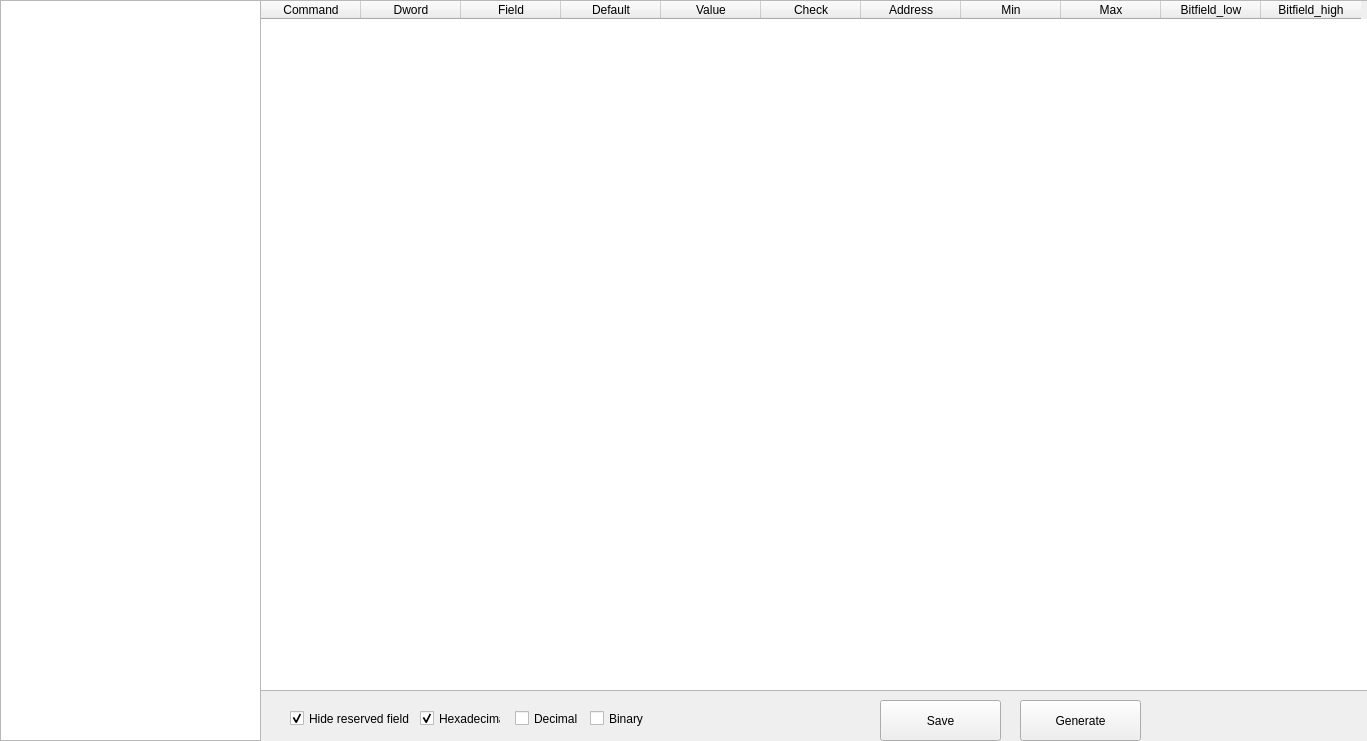
<?xml version="1.0" encoding="UTF-8"?>
<ui version="4.0">
 <class>FormCommandInfo</class>
 <widget class="QWidget" name="FormCommandInfo">
  <property name="geometry">
   <rect>
    <x>0</x>
    <y>0</y>
    <width>1367</width>
    <height>741</height>
   </rect>
  </property>
  <property name="windowTitle">
   <string>Form</string>
  </property>
  <widget class="QTreeWidget" name="treeWidgetCmd">
   <property name="geometry">
    <rect>
     <x>0</x>
     <y>0</y>
     <width>261</width>
     <height>741</height>
    </rect>
   </property>
   <property name="wordWrap">
    <bool>false</bool>
   </property>
   <property name="columnCount">
    <number>1</number>
   </property>
   <attribute name="headerVisible">
    <bool>false</bool>
   </attribute>
   <column>
    <property name="text">
     <string notr="true">1</string>
    </property>
   </column>
  </widget>
  <widget class="QTableWidget" name="tableWidgetCmd">
   <property name="geometry">
    <rect>
     <x>260</x>
     <y>0</y>
     <width>1111</width>
     <height>691</height>
    </rect>
   </property>
   <column>
    <property name="text">
     <string>Command</string>
    </property>
   </column>
   <column>
    <property name="text">
     <string>Dword</string>
    </property>
   </column>
   <column>
    <property name="text">
     <string>Field</string>
    </property>
   </column>
   <column>
    <property name="text">
     <string>Default</string>
    </property>
   </column>
   <column>
    <property name="text">
     <string>Value</string>
    </property>
   </column>
   <column>
    <property name="text">
     <string>Check</string>
    </property>
   </column>
   <column>
    <property name="text">
     <string>Address</string>
    </property>
   </column>
   <column>
    <property name="text">
     <string>Min</string>
    </property>
   </column>
   <column>
    <property name="text">
     <string>Max</string>
    </property>
   </column>
   <column>
    <property name="text">
     <string>Bitfield_low</string>
    </property>
   </column>
   <column>
    <property name="text">
     <string>Bitfield_high</string>
    </property>
   </column>
  </widget>
  <widget class="QPushButton" name="pushButtonSave">
   <property name="geometry">
    <rect>
     <x>880</x>
     <y>700</y>
     <width>121</width>
     <height>41</height>
    </rect>
   </property>
   <property name="text">
    <string>Save</string>
   </property>
  </widget>
  <widget class="QPushButton" name="pushButtonGen">
   <property name="geometry">
    <rect>
     <x>1020</x>
     <y>700</y>
     <width>121</width>
     <height>41</height>
    </rect>
   </property>
   <property name="text">
    <string>Generate</string>
   </property>
  </widget>
  <widget class="QCheckBox" name="checkBoxReserved">
   <property name="geometry">
    <rect>
     <x>290</x>
     <y>710</y>
     <width>161</width>
     <height>17</height>
    </rect>
   </property>
   <property name="text">
    <string>Hide reserved field</string>
   </property>
   <property name="checked">
    <bool>true</bool>
   </property>
  </widget>
  <widget class="QCheckBox" name="checkBoxHex">
   <property name="geometry">
    <rect>
     <x>420</x>
     <y>710</y>
     <width>81</width>
     <height>17</height>
    </rect>
   </property>
   <property name="text">
    <string>Hexadecimal</string>
   </property>
   <property name="checked">
    <bool>true</bool>
   </property>
  </widget>
  <widget class="QCheckBox" name="checkBoxDec">
   <property name="geometry">
    <rect>
     <x>515</x>
     <y>710</y>
     <width>71</width>
     <height>17</height>
    </rect>
   </property>
   <property name="text">
    <string>Decimal</string>
   </property>
  </widget>
  <widget class="QCheckBox" name="checkBoxBinary">
   <property name="geometry">
    <rect>
     <x>590</x>
     <y>710</y>
     <width>70</width>
     <height>17</height>
    </rect>
   </property>
   <property name="text">
    <string>Binary</string>
   </property>
  </widget>
 </widget>
 <resources/>
 <connections/>
</ui>
